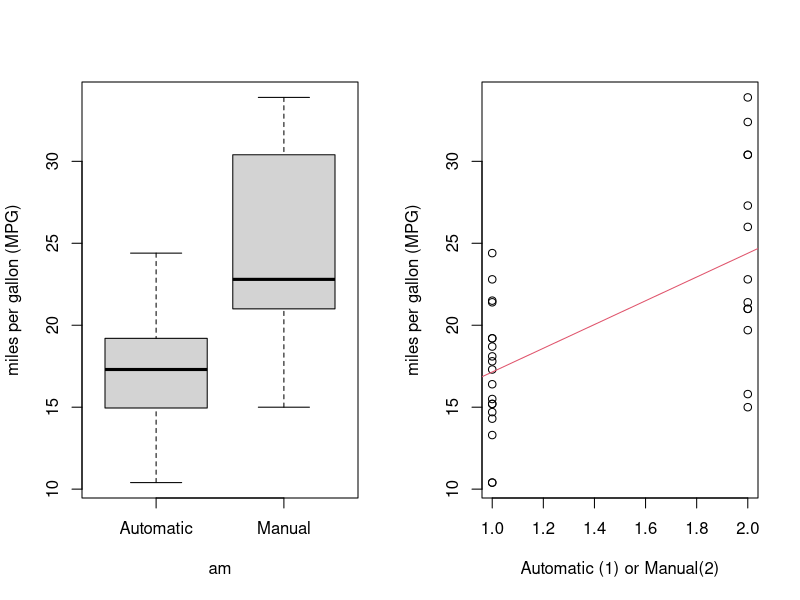

Recreate this plot in R.
## ---- chunk 1
library(datasets)
mpgData <- with(mtcars, data.frame(mpg, am))
mpgData$am <- factor(mpgData$am, labels = c("Automatic", "Manual"))
#summary(mpgData)
## ---- chunk 2
summary(mpgData[mpgData$am == "Automatic",])
summary(mpgData[mpgData$am == "Manual",])
## ---- chunk 3
fit <- lm(mpg ~ as.integer(am), data=mpgData)
summary(fit)
## ---- chunk 4
par(mfrow=c(1,2))
with(mpgData,{
boxplot(mpg ~ am,
ylab = "miles per gallon (MPG)")
plot(mpg ~ as.integer(am),
xlab = "Automatic (1) or Manual(2)",
ylab = "miles per gallon (MPG)")
abline(fit, col=2)
})
